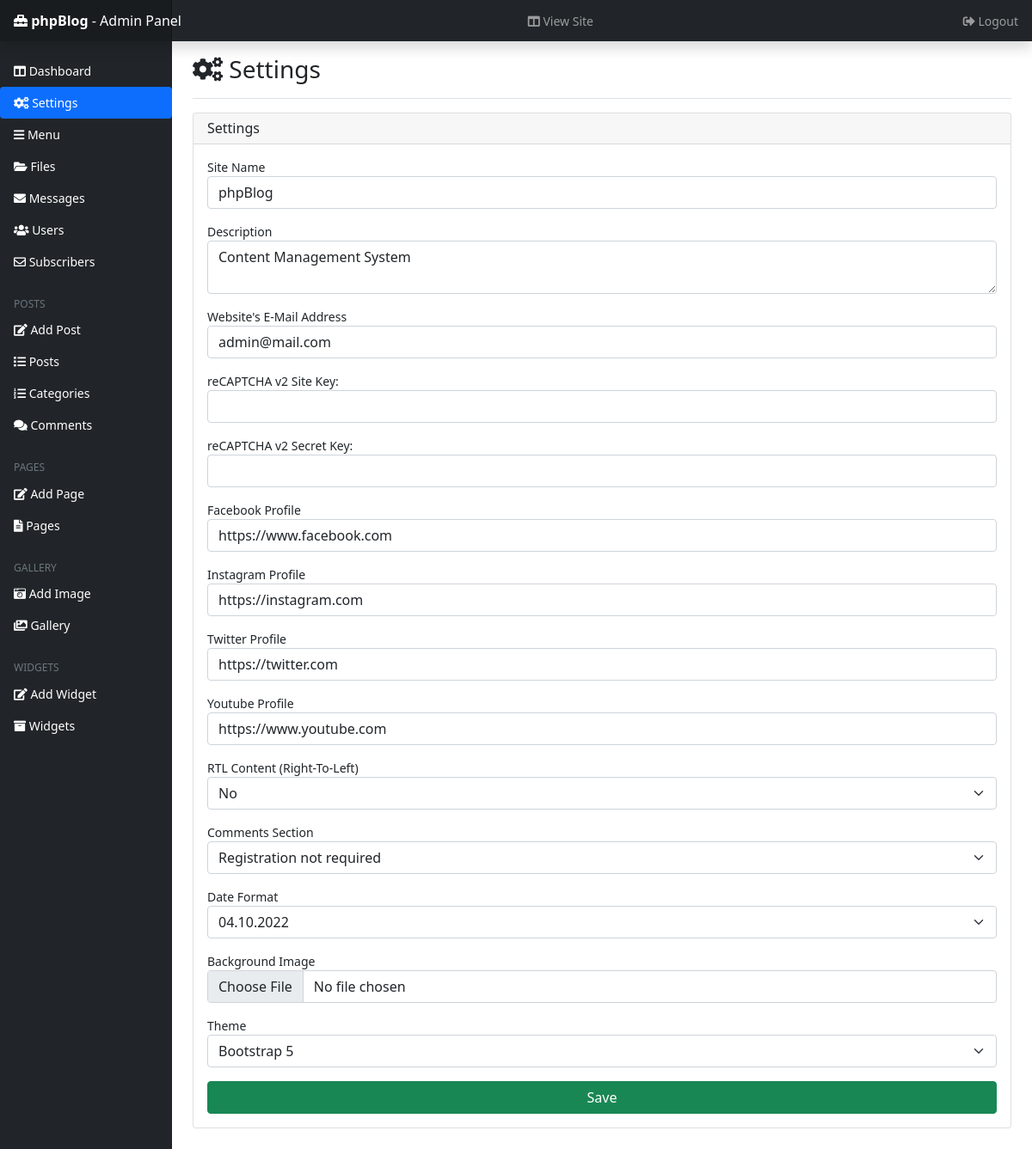
The app's page /admin/settings.php (signed in) with its own data.
### tables this page shows
CREATE TABLE `settings` (
  `id` int NOT NULL,
  `sitename` varchar(255) NOT NULL,
  `description` mediumtext NOT NULL,
  `keywords` varchar(255) NOT NULL,
  `email` varchar(255) NOT NULL,
  `gcaptcha_sitekey` varchar(255) NOT NULL,
  `gcaptcha_secretkey` varchar(255) NOT NULL,
  `date_format` varchar(50) NOT NULL DEFAULT 'd.m.Y',
  `background_image` varchar(255) NOT NULL,
  `facebook` varchar(255) DEFAULT NULL,
  `instagram` varchar(255) DEFAULT NULL,
  `twitter` varchar(255) DEFAULT NULL,
  `youtube` varchar(255) DEFAULT NULL,
  `rtl` varchar(3) DEFAULT 'No',
  `comments` varchar(50) NOT NULL DEFAULT 'guests',
  `theme` varchar(50) NOT NULL DEFAULT 'flatly'
);

### admin/settings.php (the view, shortened to what this page needs)
<?php
include "header.php";
?>
        <div class="d-flex justify-content-between flex-wrap flex-md-nowrap align-items-center pt-3 pb-2 mb-3 border-bottom">
			<h3 class="h3"><i class="fas fa-cogs"></i> Settings</h3>
		</div>
            <div class="card">
              <h6 class="card-header">Settings</h6>
                  <div class="card-body">
<?php
$query = mysqli_query($connect, "SELECT * FROM settings");
while ($s = mysqli_fetch_assoc($query)) {
?>
                                <form action="" method="post" enctype="multipart/form-data">
								<p>
									<label>Site Name</label>
									<input class="form-control" name="sitename" value="<?php
    echo $s['sitename'];
?>" type="text" required>
								</p>
								<p>
									<label>Description</label>
									<textarea class="form-control" name="description" required><?php
    echo $s['description'];
?></textarea>
								</p>
								<p>
									<label>Website's E-Mail Address</label>
									<input class="form-control" name="email" type="email" value="<?php
    echo $s['email'];
?>" type="email" required>
								</p>
								<p>
									<label>reCAPTCHA v2 Site Key:</label>
									<input class="form-control" name="gcaptcha-sitekey" value="<?php
    echo $s['gcaptcha_sitekey'];
?>" type="text" required>
								</p>
								<p>
									<label>reCAPTCHA v2 Secret Key:</label>
									<input class="form-control" name="gcaptcha-secretkey" value="<?php
    echo $s['gcaptcha_secretkey'];
?>" type="text" required>
								</p>
								<p>
									<label>Facebook Profile</label>
									<input class="form-control" name="facebook" type="url" value="<?php
    echo $s['facebook'];
?>" type="text">
								</p>
								<p>
									<label>Instagram Profile</label>
									<input class="form-control" name="instagram" type="url" value="<?php
    echo $s['instagram'];
?>" type="text">
								</p>
								<p>
									<label>Twitter Profile</label>
									<input class="form-control" name="twitter" type="url" value="<?php
    echo $s['twitter'];
?>" type="text">
								</p>
								<p>
									<label>Youtube Profile</label>
									<input class="form-control" name="youtube" type="url" value="<?php
    echo $s['youtube'];
?>" type="text">
								</p>
								<p><label>RTL Content (Right-To-Left)</label><br />
									<select name="rtl" class="form-select" required>
									    <option value="No" <?php
    if ($s['rtl'] == "No") {
        echo 'selected';
    }
?>>No</option>
                                    </select>
								</p>
								<p><label>Comments Section</label><br />
									<select name="comments" class="form-select" required>
									    <option value="guests" <?php
    if ($s['comments'] == "guests") {
        echo 'selected';
    }
?>>Registration not required</option>
                                    </select>
								</p>
								<p><label>Date Format</label><br />
									<select name="date_format" class="form-select" required>
									    <option value="d.m.Y" <?php
    if ($s['date_format'] == "d.m.Y") {
        echo 'selected';
    }
?>><?php echo date("d.m.Y"); ?></option>
                                    </select>
								</p>
								<p>
									<label>Background Image</label>
									<input name="background_image" class="form-control" type="file" id="formFile">
								</p>
								<p><label>Theme</label><br />
									<select class="form-select" name="theme" required>
<?php
$themes = array("Bootstrap 5", "Cerulean", "Cosmo", "Cyborg", "Darkly", "Flatly", "Journal", "Litera", "Lumen", "Lux", "Materia", "Minty", "Morph", "Pulse", "Quartz", "Sandstone", "Simplex", "Sketchy", "Slate", "Solar", "Spacelab", "Superhero", "United", "Vapor", "Yeti", "Zephyr");
foreach ($themes as $design) {
    if ($s['theme'] == $design) {
        $selected = 'selected';
    } else {
        $selected = '';
    }
    echo '<option value="'.$design.'" '.$selected.'>'.$design.'</option>';
}
?>
                      </select>
								</p>
								<div class="form-actions">
                                    <input type="submit" name="save" class="btn btn-success col-12" value="Save" />
                                </div>
								</form>
<?php
}
?>
                  </div>
            </div>
<?php
include "footer.php";
?>

### admin/header.php (style rules this page uses)
body { font-size: .875rem; }

### records on screen
settings: sitename "phpBlog", description "Content Management System", email "admin@mail.com", facebook "https://www.facebook.com", instagram "https://instagram.com", twitter "https://twitter.com", youtube "https://www.youtube.com", rtl "No", comments "Registration not required", date_format "04.10.2022"

### other values on screen
form field theme "Bootstrap 5"
